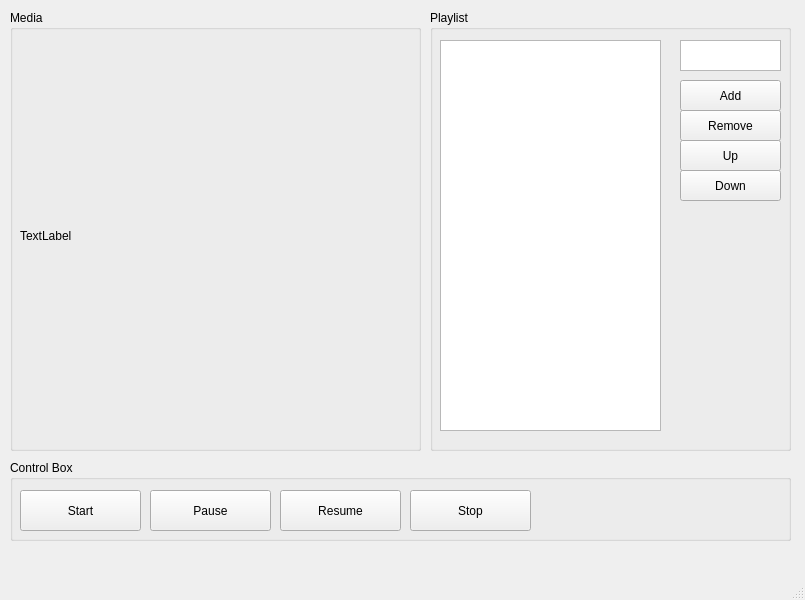
<?xml version="1.0" encoding="UTF-8"?>
<ui version="4.0">
 <class>MainWindow</class>
 <widget class="QMainWindow" name="MainWindow">
  <property name="geometry">
   <rect>
    <x>0</x>
    <y>0</y>
    <width>805</width>
    <height>600</height>
   </rect>
  </property>
  <property name="windowTitle">
   <string>MainWindow</string>
  </property>
  <widget class="QWidget" name="centralwidget">
   <widget class="QGroupBox" name="AnimationViewer">
    <property name="geometry">
     <rect>
      <x>10</x>
      <y>10</y>
      <width>411</width>
      <height>441</height>
     </rect>
    </property>
    <property name="title">
     <string>Media</string>
    </property>
    <widget class="QLabel" name="label">
     <property name="geometry">
      <rect>
       <x>10</x>
       <y>35</y>
       <width>361</width>
       <height>381</height>
      </rect>
     </property>
     <property name="text">
      <string>TextLabel</string>
     </property>
    </widget>
   </widget>
   <widget class="QGroupBox" name="PlaylistManager">
    <property name="geometry">
     <rect>
      <x>430</x>
      <y>10</y>
      <width>361</width>
      <height>441</height>
     </rect>
    </property>
    <property name="title">
     <string>Playlist</string>
    </property>
    <widget class="QListWidget" name="playlist">
     <property name="geometry">
      <rect>
       <x>10</x>
       <y>30</y>
       <width>221</width>
       <height>391</height>
      </rect>
     </property>
    </widget>
    <widget class="QTextEdit" name="textEdit">
     <property name="geometry">
      <rect>
       <x>250</x>
       <y>30</y>
       <width>101</width>
       <height>31</height>
      </rect>
     </property>
    </widget>
    <widget class="QPushButton" name="downbtn">
     <property name="geometry">
      <rect>
       <x>250</x>
       <y>160</y>
       <width>101</width>
       <height>31</height>
      </rect>
     </property>
     <property name="text">
      <string>Down</string>
     </property>
    </widget>
    <widget class="QPushButton" name="addbtn">
     <property name="geometry">
      <rect>
       <x>250</x>
       <y>70</y>
       <width>101</width>
       <height>31</height>
      </rect>
     </property>
     <property name="text">
      <string>Add</string>
     </property>
    </widget>
    <widget class="QPushButton" name="removebtn">
     <property name="geometry">
      <rect>
       <x>250</x>
       <y>100</y>
       <width>101</width>
       <height>31</height>
      </rect>
     </property>
     <property name="text">
      <string>Remove</string>
     </property>
    </widget>
    <widget class="QPushButton" name="upbtn">
     <property name="geometry">
      <rect>
       <x>250</x>
       <y>130</y>
       <width>101</width>
       <height>31</height>
      </rect>
     </property>
     <property name="text">
      <string>Up</string>
     </property>
    </widget>
   </widget>
   <widget class="QGroupBox" name="MediaControl">
    <property name="geometry">
     <rect>
      <x>10</x>
      <y>460</y>
      <width>781</width>
      <height>81</height>
     </rect>
    </property>
    <property name="title">
     <string>Control Box</string>
    </property>
    <widget class="QPushButton" name="startbtn">
     <property name="geometry">
      <rect>
       <x>10</x>
       <y>30</y>
       <width>121</width>
       <height>41</height>
      </rect>
     </property>
     <property name="text">
      <string>Start</string>
     </property>
    </widget>
    <widget class="QPushButton" name="pausebtn">
     <property name="geometry">
      <rect>
       <x>140</x>
       <y>30</y>
       <width>121</width>
       <height>41</height>
      </rect>
     </property>
     <property name="text">
      <string>Pause</string>
     </property>
    </widget>
    <widget class="QPushButton" name="resumebtn">
     <property name="geometry">
      <rect>
       <x>270</x>
       <y>30</y>
       <width>121</width>
       <height>41</height>
      </rect>
     </property>
     <property name="text">
      <string>Resume</string>
     </property>
    </widget>
    <widget class="QPushButton" name="stopbtn">
     <property name="geometry">
      <rect>
       <x>400</x>
       <y>30</y>
       <width>121</width>
       <height>41</height>
      </rect>
     </property>
     <property name="text">
      <string>Stop</string>
     </property>
    </widget>
   </widget>
   <zorder>PlaylistManager</zorder>
   <zorder>MediaControl</zorder>
   <zorder>AnimationViewer</zorder>
  </widget>
  <widget class="QMenuBar" name="menubar">
   <property name="geometry">
    <rect>
     <x>0</x>
     <y>0</y>
     <width>805</width>
     <height>37</height>
    </rect>
   </property>
  </widget>
  <widget class="QStatusBar" name="statusbar"/>
 </widget>
 <resources/>
 <connections/>
</ui>
